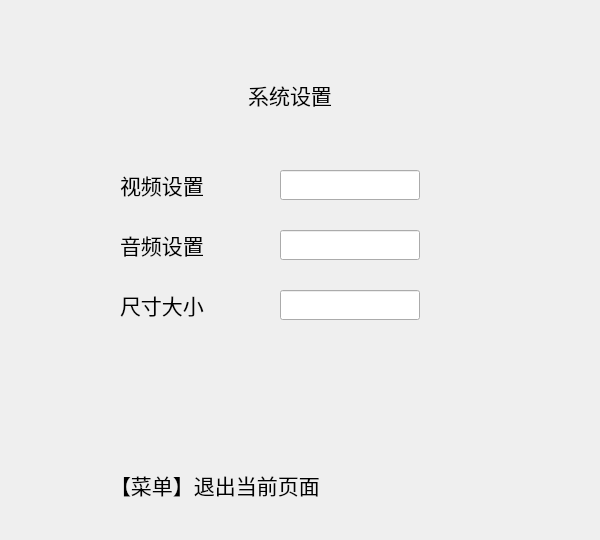
<?xml version="1.0" encoding="UTF-8"?>
<ui version="4.0">
 <class>MenuAVSetupWidget</class>
 <widget class="QWidget" name="MenuAVSetupWidget">
  <property name="geometry">
   <rect>
    <x>0</x>
    <y>0</y>
    <width>600</width>
    <height>540</height>
   </rect>
  </property>
  <property name="styleSheet">
   <string notr="true"/>
  </property>
  <widget class="QLabel" name="titleLabel">
   <property name="geometry">
    <rect>
     <x>230</x>
     <y>80</y>
     <width>120</width>
     <height>30</height>
    </rect>
   </property>
   <property name="font">
    <font>
     <family>宋体</family>
     <pointsize>16</pointsize>
    </font>
   </property>
   <property name="text">
    <string>系统设置</string>
   </property>
   <property name="alignment">
    <set>Qt::AlignCenter</set>
   </property>
  </widget>
  <widget class="QLabel" name="bottomLabel">
   <property name="geometry">
    <rect>
     <x>110</x>
     <y>470</y>
     <width>240</width>
     <height>30</height>
    </rect>
   </property>
   <property name="font">
    <font>
     <family>宋体</family>
     <pointsize>16</pointsize>
    </font>
   </property>
   <property name="text">
    <string>【菜单】退出当前页面</string>
   </property>
  </widget>
  <widget class="QLabel" name="videoLabel">
   <property name="geometry">
    <rect>
     <x>120</x>
     <y>170</y>
     <width>90</width>
     <height>30</height>
    </rect>
   </property>
   <property name="font">
    <font>
     <family>宋体</family>
     <pointsize>16</pointsize>
    </font>
   </property>
   <property name="styleSheet">
    <string notr="true"/>
   </property>
   <property name="text">
    <string>视频设置：</string>
   </property>
  </widget>
  <widget class="QLabel" name="audioLabel">
   <property name="geometry">
    <rect>
     <x>120</x>
     <y>230</y>
     <width>90</width>
     <height>30</height>
    </rect>
   </property>
   <property name="font">
    <font>
     <family>宋体</family>
     <pointsize>16</pointsize>
    </font>
   </property>
   <property name="text">
    <string>音频设置：</string>
   </property>
  </widget>
  <widget class="QLabel" name="sizeLabel">
   <property name="geometry">
    <rect>
     <x>120</x>
     <y>290</y>
     <width>90</width>
     <height>30</height>
    </rect>
   </property>
   <property name="font">
    <font>
     <family>宋体</family>
     <pointsize>16</pointsize>
    </font>
   </property>
   <property name="text">
    <string>尺寸大小：</string>
   </property>
  </widget>
  <widget class="KComboEdit" name="videoEdit">
   <property name="geometry">
    <rect>
     <x>280</x>
     <y>170</y>
     <width>140</width>
     <height>30</height>
    </rect>
   </property>
   <property name="alignment">
    <set>Qt::AlignCenter</set>
   </property>
   <property name="readOnly">
    <bool>true</bool>
   </property>
  </widget>
  <widget class="KComboEdit" name="audioEdit">
   <property name="geometry">
    <rect>
     <x>280</x>
     <y>230</y>
     <width>140</width>
     <height>30</height>
    </rect>
   </property>
   <property name="alignment">
    <set>Qt::AlignCenter</set>
   </property>
   <property name="readOnly">
    <bool>true</bool>
   </property>
  </widget>
  <widget class="KComboEdit" name="sizeEdit">
   <property name="geometry">
    <rect>
     <x>280</x>
     <y>290</y>
     <width>140</width>
     <height>30</height>
    </rect>
   </property>
   <property name="alignment">
    <set>Qt::AlignCenter</set>
   </property>
   <property name="readOnly">
    <bool>true</bool>
   </property>
  </widget>
 </widget>
 <layoutdefault spacing="6" margin="11"/>
 <customwidgets>
  <customwidget>
   <class>KComboEdit</class>
   <extends>QLineEdit</extends>
   <header>src/osd/widget_combo_edit.h</header>
  </customwidget>
 </customwidgets>
 <resources/>
 <connections/>
</ui>
